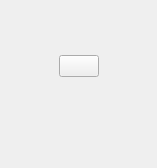
<?xml version="1.0" encoding="UTF-8"?>
<ui version="4.0">
 <class>Dis_PowerCtrl</class>
 <widget class="QWidget" name="Dis_PowerCtrl">
  <property name="geometry">
   <rect>
    <x>0</x>
    <y>0</y>
    <width>157</width>
    <height>168</height>
   </rect>
  </property>
  <property name="windowTitle">
   <string>Dis_PowerCtrl</string>
  </property>
  <layout class="QVBoxLayout" name="verticalLayout">
   <property name="spacing">
    <number>0</number>
   </property>
   <property name="leftMargin">
    <number>0</number>
   </property>
   <property name="topMargin">
    <number>0</number>
   </property>
   <property name="rightMargin">
    <number>0</number>
   </property>
   <property name="bottomMargin">
    <number>0</number>
   </property>
   <item>
    <widget class="QWidget" name="widget_1" native="true">
     <layout class="QVBoxLayout" name="verticalLayout_3">
      <property name="spacing">
       <number>0</number>
      </property>
      <property name="leftMargin">
       <number>0</number>
      </property>
      <property name="topMargin">
       <number>0</number>
      </property>
      <property name="rightMargin">
       <number>0</number>
      </property>
      <property name="bottomMargin">
       <number>0</number>
      </property>
      <item>
       <spacer name="verticalSpacer">
        <property name="orientation">
         <enum>Qt::Vertical</enum>
        </property>
        <property name="sizeHint" stdset="0">
         <size>
          <width>20</width>
          <height>1</height>
         </size>
        </property>
       </spacer>
      </item>
      <item>
       <widget class="QWidget" name="widget_4" native="true">
        <layout class="QVBoxLayout" name="verticalLayout_2">
         <property name="spacing">
          <number>6</number>
         </property>
         <property name="leftMargin">
          <number>0</number>
         </property>
         <property name="topMargin">
          <number>0</number>
         </property>
         <property name="rightMargin">
          <number>0</number>
         </property>
         <property name="bottomMargin">
          <number>0</number>
         </property>
         <item>
          <widget class="QWidget" name="widget_2" native="true">
           <layout class="QHBoxLayout" name="horizontalLayout">
            <property name="spacing">
             <number>0</number>
            </property>
            <property name="leftMargin">
             <number>0</number>
            </property>
            <property name="topMargin">
             <number>0</number>
            </property>
            <property name="rightMargin">
             <number>0</number>
            </property>
            <property name="bottomMargin">
             <number>0</number>
            </property>
            <item>
             <spacer name="horizontalSpacer">
              <property name="orientation">
               <enum>Qt::Horizontal</enum>
              </property>
              <property name="sizeHint" stdset="0">
               <size>
                <width>1</width>
                <height>20</height>
               </size>
              </property>
             </spacer>
            </item>
            <item>
             <widget class="QPushButton" name="btn_power">
              <property name="minimumSize">
               <size>
                <width>0</width>
                <height>0</height>
               </size>
              </property>
              <property name="focusPolicy">
               <enum>Qt::TabFocus</enum>
              </property>
              <property name="text">
               <string/>
              </property>
              <property name="checkable">
               <bool>true</bool>
              </property>
             </widget>
            </item>
            <item>
             <spacer name="horizontalSpacer_2">
              <property name="orientation">
               <enum>Qt::Horizontal</enum>
              </property>
              <property name="sizeHint" stdset="0">
               <size>
                <width>1</width>
                <height>20</height>
               </size>
              </property>
             </spacer>
            </item>
           </layout>
          </widget>
         </item>
         <item>
          <widget class="QWidget" name="widget_3" native="true">
           <property name="maximumSize">
            <size>
             <width>16777215</width>
             <height>10000</height>
            </size>
           </property>
           <layout class="QHBoxLayout" name="horizontalLayout_2">
            <property name="spacing">
             <number>0</number>
            </property>
            <property name="leftMargin">
             <number>0</number>
            </property>
            <property name="topMargin">
             <number>0</number>
            </property>
            <property name="rightMargin">
             <number>0</number>
            </property>
            <property name="bottomMargin">
             <number>0</number>
            </property>
            <item>
             <spacer name="horizontalSpacer_3">
              <property name="orientation">
               <enum>Qt::Horizontal</enum>
              </property>
              <property name="sizeHint" stdset="0">
               <size>
                <width>1</width>
                <height>20</height>
               </size>
              </property>
             </spacer>
            </item>
            <item>
             <widget class="QLabel" name="label_name">
              <property name="minimumSize">
               <size>
                <width>80</width>
                <height>30</height>
               </size>
              </property>
              <property name="text">
               <string/>
              </property>
              <property name="alignment">
               <set>Qt::AlignCenter</set>
              </property>
             </widget>
            </item>
            <item>
             <spacer name="horizontalSpacer_4">
              <property name="orientation">
               <enum>Qt::Horizontal</enum>
              </property>
              <property name="sizeHint" stdset="0">
               <size>
                <width>1</width>
                <height>20</height>
               </size>
              </property>
             </spacer>
            </item>
           </layout>
          </widget>
         </item>
        </layout>
       </widget>
      </item>
      <item>
       <spacer name="verticalSpacer_2">
        <property name="orientation">
         <enum>Qt::Vertical</enum>
        </property>
        <property name="sizeHint" stdset="0">
         <size>
          <width>20</width>
          <height>1</height>
         </size>
        </property>
       </spacer>
      </item>
     </layout>
    </widget>
   </item>
  </layout>
 </widget>
 <layoutdefault spacing="6" margin="11"/>
 <resources/>
 <connections/>
</ui>
